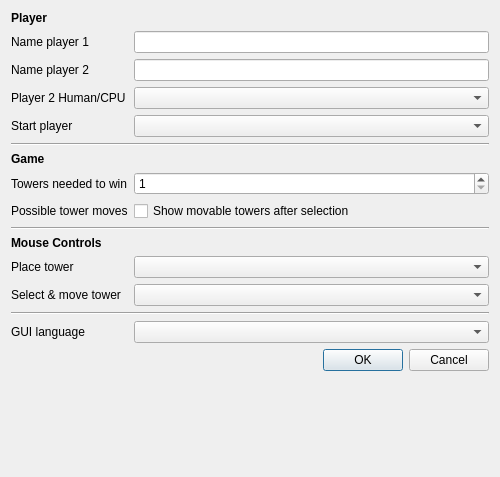
<?xml version="1.0" encoding="UTF-8"?>
<ui version="4.0">
 <class>CSettingsDialog</class>
 <widget class="QDialog" name="CSettingsDialog">
  <property name="geometry">
   <rect>
    <x>0</x>
    <y>0</y>
    <width>500</width>
    <height>477</height>
   </rect>
  </property>
  <property name="windowTitle">
   <string>Preferences</string>
  </property>
  <property name="locale">
   <locale language="English" country="UnitedKingdom"/>
  </property>
  <layout class="QFormLayout" name="formLayout">
   <property name="fieldGrowthPolicy">
    <enum>QFormLayout::AllNonFixedFieldsGrow</enum>
   </property>
   <item row="0" column="0">
    <widget class="QLabel" name="lblPlayer">
     <property name="font">
      <font>
       <weight>75</weight>
       <bold>true</bold>
      </font>
     </property>
     <property name="text">
      <string>Player</string>
     </property>
    </widget>
   </item>
   <item row="1" column="0">
    <widget class="QLabel" name="lblNameP1">
     <property name="text">
      <string>Name player 1</string>
     </property>
    </widget>
   </item>
   <item row="1" column="1">
    <widget class="QLineEdit" name="leNameP1"/>
   </item>
   <item row="2" column="0">
    <widget class="QLabel" name="lblNameP2">
     <property name="text">
      <string>Name player 2</string>
     </property>
    </widget>
   </item>
   <item row="2" column="1">
    <widget class="QLineEdit" name="leNameP2"/>
   </item>
   <item row="3" column="0">
    <widget class="QLabel" name="lblSelectP2">
     <property name="text">
      <string>Player 2 Human/CPU</string>
     </property>
    </widget>
   </item>
   <item row="3" column="1">
    <widget class="QComboBox" name="cbP2HumanCpu"/>
   </item>
   <item row="4" column="0">
    <widget class="QLabel" name="lblStartPlayer">
     <property name="text">
      <string>Start player</string>
     </property>
    </widget>
   </item>
   <item row="4" column="1">
    <widget class="QComboBox" name="cbStartPlayer"/>
   </item>
   <item row="5" column="0" colspan="2">
    <widget class="Line" name="line">
     <property name="orientation">
      <enum>Qt::Horizontal</enum>
     </property>
    </widget>
   </item>
   <item row="6" column="0">
    <widget class="QLabel" name="lblGame">
     <property name="font">
      <font>
       <weight>75</weight>
       <bold>true</bold>
      </font>
     </property>
     <property name="text">
      <string>Game</string>
     </property>
    </widget>
   </item>
   <item row="7" column="0">
    <widget class="QLabel" name="lblNumWin">
     <property name="text">
      <string>Towers needed to win</string>
     </property>
    </widget>
   </item>
   <item row="7" column="1">
    <widget class="QSpinBox" name="spinNumToWin">
     <property name="minimum">
      <number>1</number>
     </property>
     <property name="maximum">
      <number>10</number>
     </property>
    </widget>
   </item>
   <item row="8" column="0">
    <widget class="QLabel" name="lblShowPossible">
     <property name="text">
      <string>Possible tower moves</string>
     </property>
    </widget>
   </item>
   <item row="8" column="1">
    <widget class="QCheckBox" name="checkShowPossibleMoves">
     <property name="text">
      <string>Show movable towers after selection</string>
     </property>
    </widget>
   </item>
   <item row="9" column="0" colspan="2">
    <widget class="Line" name="line_2">
     <property name="orientation">
      <enum>Qt::Horizontal</enum>
     </property>
    </widget>
   </item>
   <item row="10" column="0">
    <widget class="QLabel" name="lblControls">
     <property name="font">
      <font>
       <weight>75</weight>
       <bold>true</bold>
      </font>
     </property>
     <property name="text">
      <string>Mouse Controls</string>
     </property>
    </widget>
   </item>
   <item row="11" column="0">
    <widget class="QLabel" name="lblPlaceTower">
     <property name="text">
      <string>Place tower</string>
     </property>
    </widget>
   </item>
   <item row="11" column="1">
    <widget class="QComboBox" name="cbPlaceTower"/>
   </item>
   <item row="12" column="0">
    <widget class="QLabel" name="lblSelectTower">
     <property name="text">
      <string>Select &amp; move tower</string>
     </property>
    </widget>
   </item>
   <item row="12" column="1">
    <widget class="QComboBox" name="cbSelectTower"/>
   </item>
   <item row="13" column="0" colspan="2">
    <widget class="Line" name="line_3">
     <property name="orientation">
      <enum>Qt::Horizontal</enum>
     </property>
    </widget>
   </item>
   <item row="14" column="0">
    <widget class="QLabel" name="lblGuiLang">
     <property name="text">
      <string>GUI language</string>
     </property>
    </widget>
   </item>
   <item row="14" column="1">
    <widget class="QComboBox" name="cbGuiLanguage"/>
   </item>
   <item row="15" column="1">
    <widget class="QDialogButtonBox" name="buttonBox">
     <property name="orientation">
      <enum>Qt::Horizontal</enum>
     </property>
     <property name="standardButtons">
      <set>QDialogButtonBox::Cancel|QDialogButtonBox::Ok</set>
     </property>
    </widget>
   </item>
  </layout>
 </widget>
 <resources/>
 <connections>
  <connection>
   <sender>buttonBox</sender>
   <signal>rejected()</signal>
   <receiver>CSettingsDialog</receiver>
   <slot>reject()</slot>
   <hints>
    <hint type="sourcelabel">
     <x>291</x>
     <y>432</y>
    </hint>
    <hint type="destinationlabel">
     <x>249</x>
     <y>226</y>
    </hint>
   </hints>
  </connection>
 </connections>
</ui>
